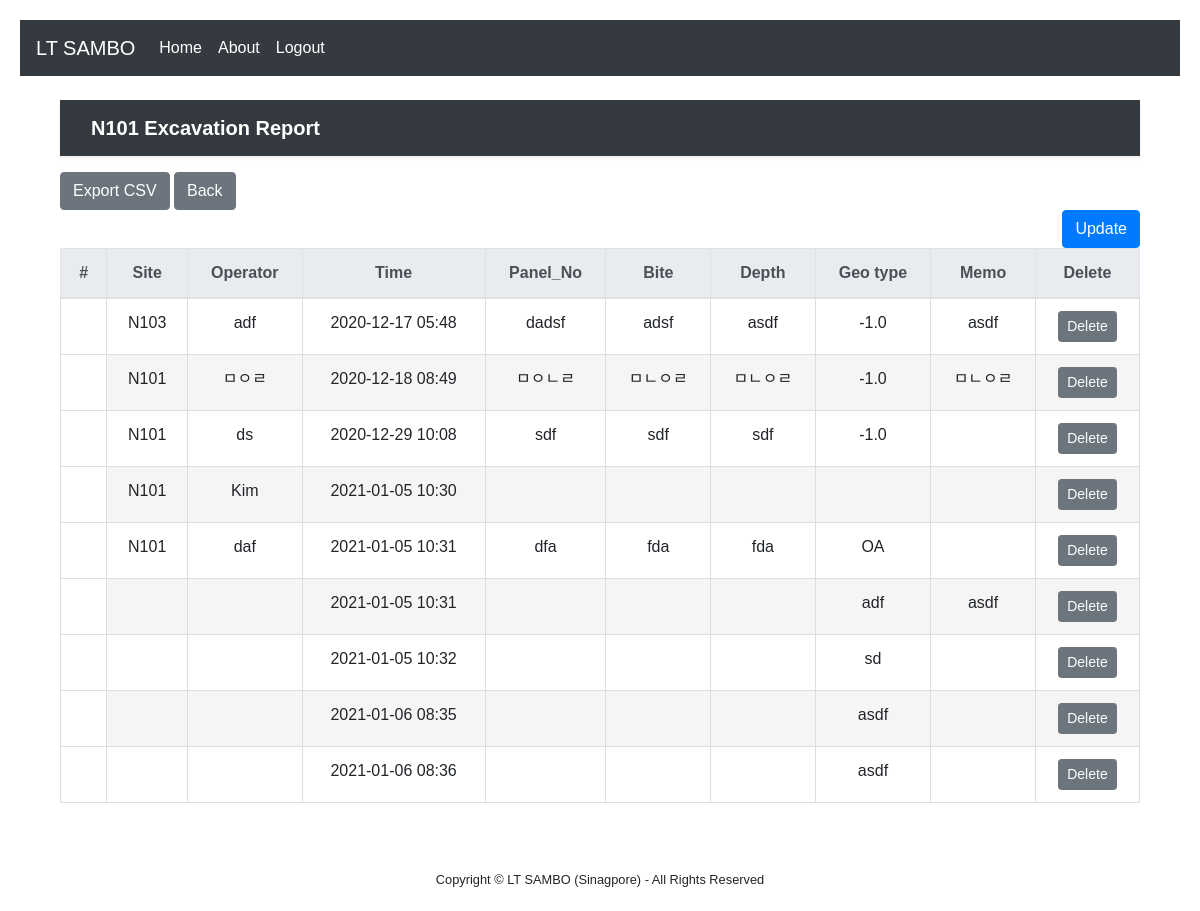
The app's page /N101/ (signed in), older data.
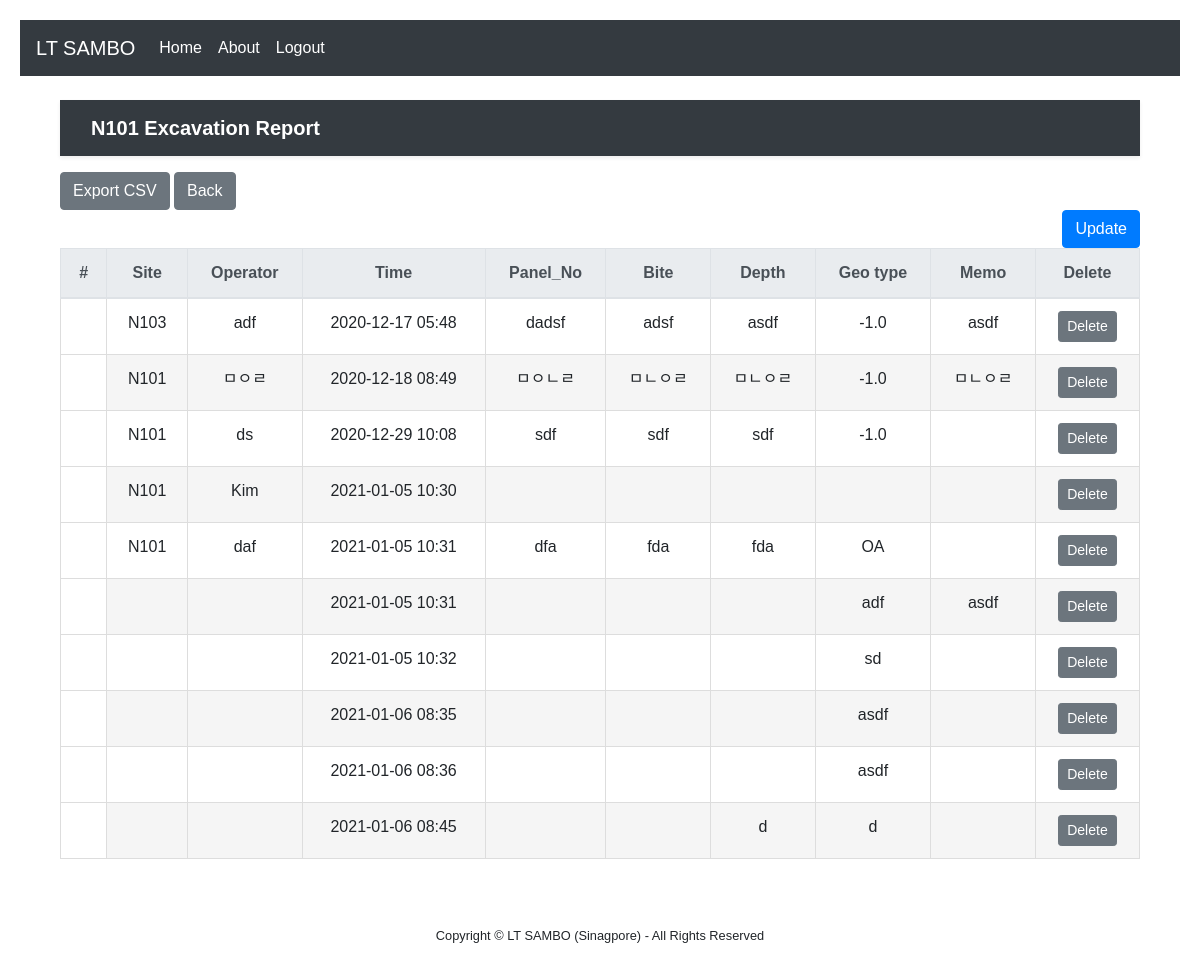
The same page, newer data.
### pages/models.py (models this page shows)
class Board_N101(models.Model):
    Site = models.CharField(max_length=10, null=False)
    Operator = models.CharField(max_length=10, null=False)
    Panel_No = models.CharField(max_length=20, null=False)
    Bite = models.CharField(max_length=20, null=False)
    Depth = models.CharField(max_length=20, null=False)
    Geo_Type = models.CharField(max_length=20, null=False)
    Memo = models.CharField(max_length=30, null=False)
    created_date = models.DateTimeField(auto_now_add=True)
    modified_date = models.DateTimeField(auto_now=True)

### pages/views.py (the view)
# urls.py: path('N101/',views.Site_N101, name='N101'),
def Site_N101(request):
    boards_n101 = {'boards_n101': Board_N101.objects.all()}
    return render(request, 'N101.html', boards_n101)

### pages/templates/N101.html (shortened to what this page needs)
{% extends 'base.html' %}
{% block content %}
{% if user.is_authenticated %}
{% load static %}
<div class ="container">
<!DOCTYPE html>
<html lang="ko">
<head>
    <link rel="stylesheet" href="{% static 'bootstrap/css/style.css' %}" >
</head>
<body>
<header>
    <div class="navbar navbar-dark bg-dark shadow-sm mb-3">
        <div class="container d-flex justify-content-between">
            <a href="/" class="navbar-brand d-flex align-items-center">
                <strong>N101 Excavation Report</strong>
            </a>
        </div>
    </div>
</header>
<div class="responsive-container">
    <a href="{% url 'export-csv' %}" class="btn btn-secondary">Export CSV</a>
    <a class="btn btn-secondary" href="{% url 'home' %}" role="button">Back</a>
    <div class="row">
        <div class="col-auto mr-auto"></div>
        <div class="col-auto">
            <a class="btn btn-primary" href="/post_n101" role="button">Update</a>
        </div>
    </div>
    <table class="table">
        <thead class="thead-light">
        <tr class="text-center">
            <th scope="col">#</th>
            <th scope="col">Site</th>
            <th scope="col">Operator</th>
            <th scope="col">Time</th>
            <th scope="col">Panel_No</th>
            <th scope="col">Bite</th>
            <th scope="col">Depth</th>
            <th scope="col">Geo type</th>
            <th scope="col">Memo</th>
            <th scope="col">Delete</th>
        </tr>
        </thead>
        <tbody>
        {% for board_n101 in boards_n101 %}
        <tr class="text-center">
            <th scope="row">
            </th>
            <td data-label="Site">
                <span>{{ board_n101.Site }}</span>
            </td>
            <td data-label="Operator">
                <span>{{ board_n101.Operator }}</span>
            </td>
             <td data-label="Time">
                <span>{{ board_n101.created_date | date:"Y-m-d h:i" }}</span>
            </td>
            <td data-label="Panel_No">
                <span>{{ board_n101.Panel_No }}</span>
            </td>
            <td data-label="Bite_No">
                <span>{{ board_n101.Bite }}</span>
            </td>
            <td data-label="Depth">
                <span>{{ board_n101.Depth }}</span>
            </td>
            <td data-label="Geo_Type">
                <span>{{ board_n101.Geo_Type }}</span>
            </td>
            <td data-label="Memo">
                <span>{{ board_n101.Memo }}</span>
            </td>
            <td>
                <a href="/delete/{{ board_n101.id }}" class="btn btn-secondary btn-sm"  >Delete</a>
            </td>
        </tr>
        {% endfor %}
        </tbody>
    </table>
</div>
</body>
</html>
{% else %}
Login first!
{% endif %}
{% endblock %}

Row changes from the older to the newer data that the page shows:
added Board_N101: created_date "2021-01-06 08:45", Depth "d", Geo_Type "d"
